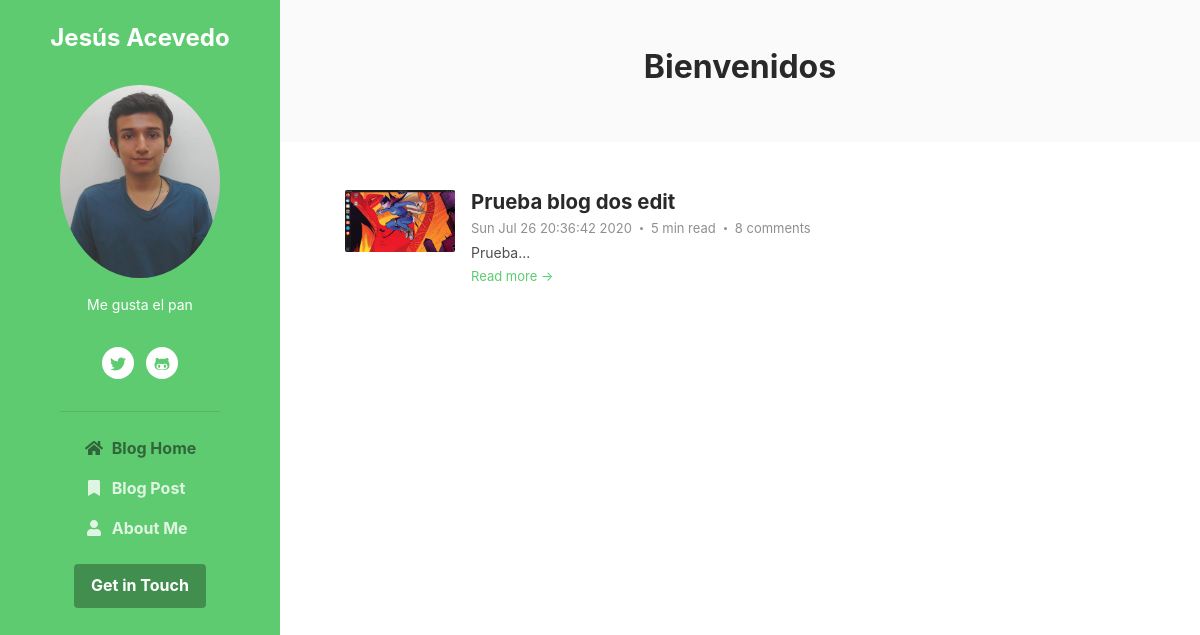
The page /index on the database as committed earlier.
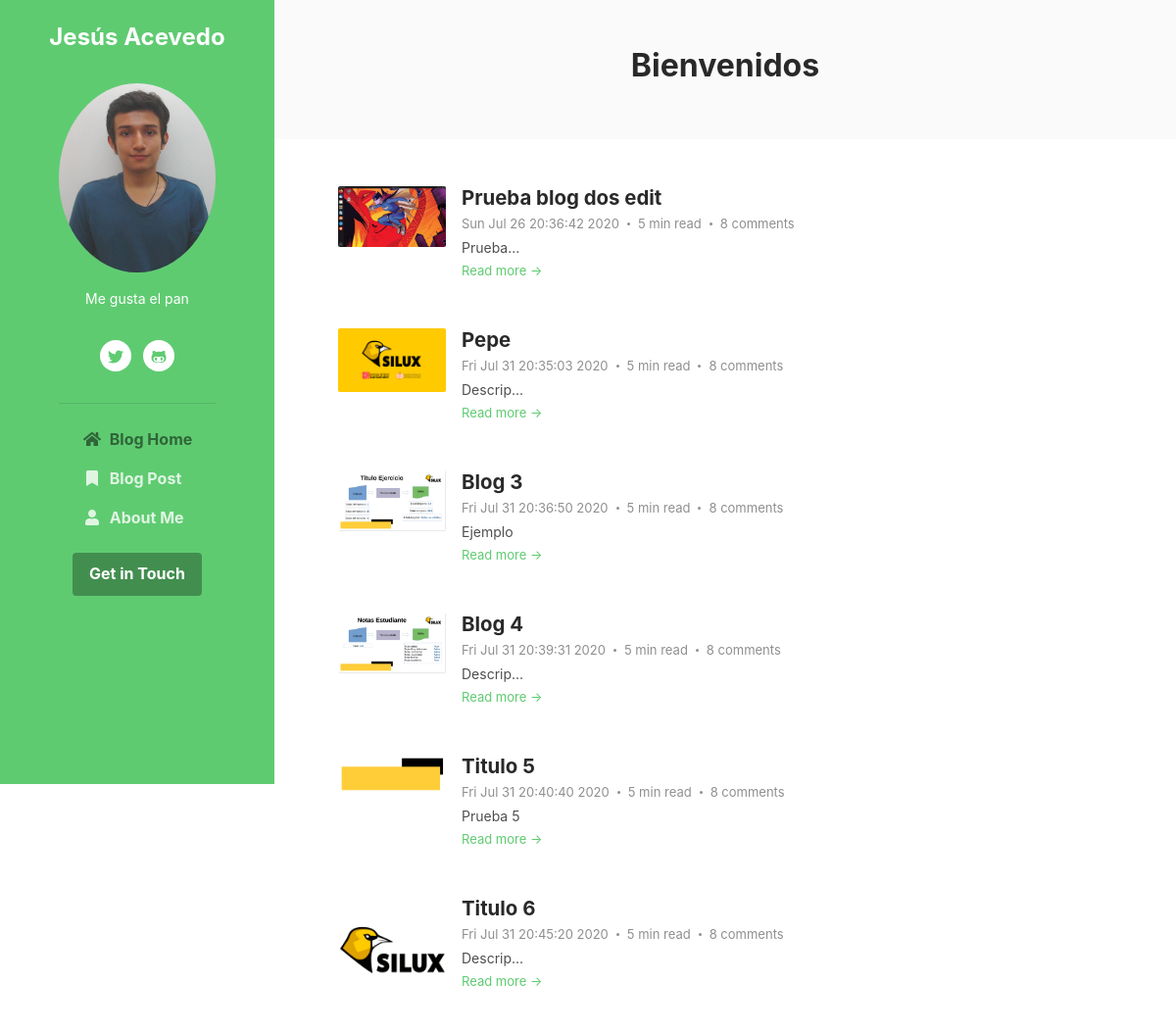
The same page on the database as committed later.
### myapp/models.py (models this page shows)
class User(db.Model):
    id = db.Column(db.Integer, primary_key=True)
    name = db.Column(db.String(30))
    description = db.Column(db.String(200))
    image_dir = db.Column(db.String(200))

class Blog(db.Model):
    id = db.Column(db.Integer, primary_key=True)
    title = db.Column(db.String(50))
    blog_description = db.Column(db.String(700))
    image_dir_blog = db.Column(db.String(200))
    time = db.Column(db.DateTime, default=datetime.datetime.utcnow)

### myapp/site/routes.py (the view)
@site.route('/')
@site.route('/index')
def index():
    user = User.query.filter_by(id=1).first()
    blog = Blog.query.all()
    return render_template('index.html', user=user, blog=blog)

### myapp/site/templates/site/index.html (shortened to what this page needs)
<!DOCTYPE html>
<html lang="es">
<head>
    <link id="theme-style" rel="stylesheet" href="{{url_for('static', filename='css/theme-1.css')}}">
</head>
<body>
    <header class="header text-center">
	    <h1 class="blog-name pt-lg-4 mb-0"><a href="/">{{user.name}}</a></h1>
	    <nav class="navbar navbar-expand-lg navbar-dark" >
			<div id="navigation" class="collapse navbar-collapse flex-column" >
				<div class="profile-section pt-3 pt-lg-0">
					<img class="profile-image mb-3 rounded-circle mx-auto" src="{{url_for('static',filename=user.image_dir)}}" alt="image" >
				<div class="bio mb-3">{{user.description}}</a></div>
					<ul class="social-list list-inline py-3 mx-auto">
			            <li class="list-inline-item"><a href="https://twitter.com/DowerChus" target="_blank"><i class="fab fa-twitter fa-fw"></i></a></li>
			            <li class="list-inline-item"><a href="https://github.com/JesusMAA" target="_blank"><i class="fab fa-github-alt fa-fw"></i></a></li>
			        </ul>
			        <hr>
				</div>
				<ul class="navbar-nav flex-column text-left">
					<li class="nav-item active">
					    <a class="nav-link" href="index.html"><i class="fas fa-home fa-fw mr-2"></i>Blog Home <span class="sr-only">(current)</span></a>
					</li>
					<li class="nav-item">
					    <a class="nav-link" href="blog-post.html"><i class="fas fa-bookmark fa-fw mr-2"></i>Blog Post</a>
					</li>
					<li class="nav-item">
					    <a class="nav-link" href="about.html"><i class="fas fa-user fa-fw mr-2"></i>About Me</a>
					</li>
				</ul>
				<div class="my-2 my-md-3">
				    <a class="btn btn-primary" href="https://themes.3rdwavemedia.com/" target="_blank">Get in Touch</a>
				</div>
			</div>
		</nav>
    </header>
    <div class="main-wrapper">
	    <section class="cta-section theme-bg-light py-5">
		    <div class="container text-center">
			    <h2 class="heading">Bienvenidos</h2>
		    </div>
	    </section>
	    <section class="blog-list px-3 py-5 p-md-5">
		    <div class="container">
				{% for item_blog in blog %}
				<div class="item mb-5">
				    <div class="media">
					    <img class="mr-3 img-fluid post-thumb d-none d-md-flex" src="{{url_for('static',filename=item_blog.image_dir_blog)}}" alt="image">
					    <div class="media-body">
						    <h3 class="title mb-1"><a href="blog-post.html">{{item_blog.title}}</a></h3>
						    <div class="meta mb-1"><span class="date">{{item_blog.time.ctime()}}</span><span class="time">5 min read</span><span class="comment"><a href="#">8 comments</a></span></div>
						    <div class="intro">{{item_blog.blog_description | truncate(10)}}</div>
						    <a class="more-link" href="/{{item_blog.id}}">Read more &rarr;</a>
					    </div>
				    </div>
			    </div>
				{% endfor %}
	    </section>
    </div>
</body>
</html>

Rows that differ between the two databases and show on the page:
added Blog: image_dir_blog (picture), title "Pepe", time.ctime "Fri Jul 31 20:35:03 2020", blog_description "Descrip..."
added Blog: image_dir_blog (picture), title "Blog 3", time.ctime "Fri Jul 31 20:36:50 2020", blog_description "Ejemplo"
added Blog: image_dir_blog (picture), title "Blog 4", time.ctime "Fri Jul 31 20:39:31 2020", blog_description "Descrip..."
added Blog: image_dir_blog (picture), title "Titulo 5", time.ctime "Fri Jul 31 20:40:40 2020", blog_description "Prueba 5"
added Blog: image_dir_blog (picture), title "Titulo 6", time.ctime "Fri Jul 31 20:45:20 2020", blog_description "Descrip..."
